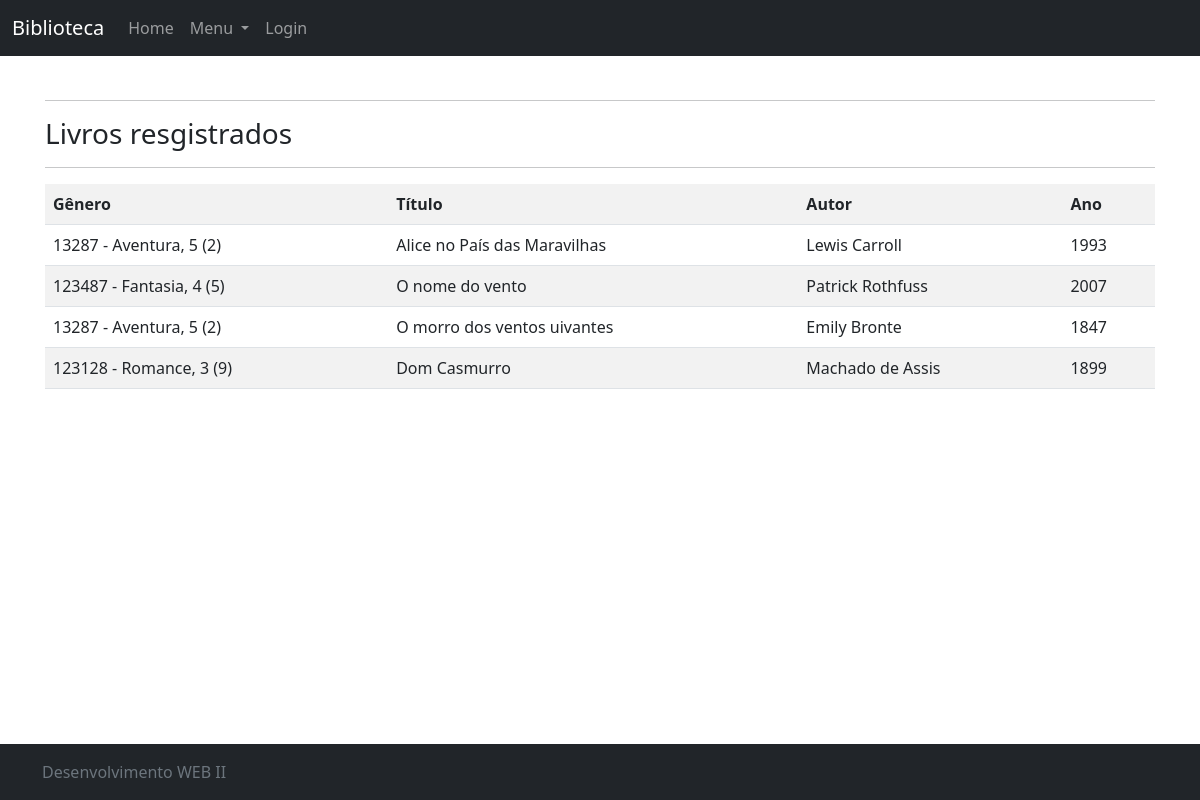
Page /listar/livro/ on the earlier database version.
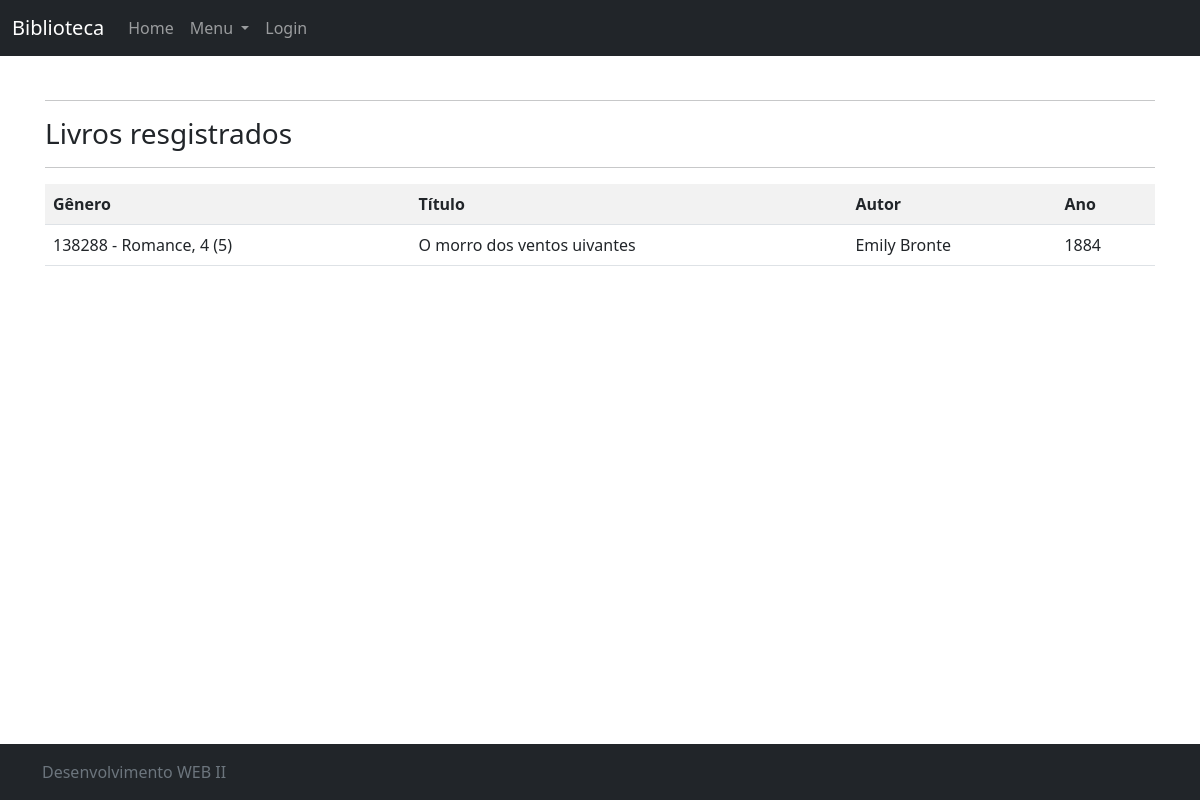
Same page on the later database version.
### Cadastro/models.py (models this page shows, shortened)
class Livro(models.Model):
    local = models.ForeignKey(Local, on_delete=models.PROTECT)
    titulo = models.CharField(max_length=80, verbose_name="Título")
    autor = models.CharField(max_length=50)
    ano = models.IntegerField()

class Local(models.Model):
    codigo = models.CharField(max_length=6, primary_key=True, verbose_name="Código")
    descricao = models.CharField(max_length=50, verbose_name="Gênero")
    corredor = models.IntegerField()
    estante = models.IntegerField()
    def __str__(self):
        return "{} - {}, {} ({})".format(self.codigo, self.descricao, self.corredor, self.estante)

### Cadastro/views.py (the view)
# urls.py: path('listar/livro/', LivroList.as_view(), name='listar-livro'),
class LivroList(ListView):
    login_url = reverse_lazy('login')
    model = Livro
    template_name = 'Cadastro/listaLivro.html'

### Cadastro/templates/Cadastro/listaLivro.html (shortened to what this page needs)
{% extends 'Pages/modelo.html' %}
{% load static %}
{% block conteudo %}
    <hr>
    <h3>Livros resgistrados</h3>
    <hr>
    <div class="table table-reponsive">
        <table class="table table-striped">
            <tr>
                <th>Gênero</th>
                <th>Título</th>
                <th>Autor</th>
                <th>Ano</th>
            </tr>
            {% for livro in object_list %}
            <tr>
                <td>{{ livro.local }}</td>
                <td>{{ livro.titulo }}</td>
                <td>{{ livro.autor }}</td>
                <td>{{ livro.ano }}</td>
            </tr>
            {% empty %}
            <tr>
                <td colspan="3">Nenhum livro cadastrado</td>
            </tr>
            {% endfor %}
        </table>
    </div>
{% endblock %}

### Pages/templates/Pages/modelo.html (shortened to what this page needs)
{% load static %}
<!doctype html>
<html lang="pt-br" class="h-100">
  <head>
    <link href="{% static 'css/bootstrap.min.css' %}" rel="stylesheet">
    <link rel="stylesheet" href="{% static 'css/style.css' %}">
  </head>
  <body class="d-flex flex-column h-100">
<header>
  <nav class="navbar navbar-expand-md navbar-dark fixed-top bg-dark">
    <div class="container-fluid">
      <a class="navbar-brand" href="#">Biblioteca</a>
      <div class="collapse navbar-collapse" id="navbarCollapse">
        <ul class="navbar-nav me-auto mb-2 mb-md-0">
          <li class="nav-item">
            <a class="nav-link" aria-current="page" href="{% url 'home' %}">Home</a>
          </li>
          {% if request.user.is_authenticated %}
          <li class="nav-item dropdown">
            <a class="nav-link dropdown-toggle" href="#" id="navbarDropdown" role="button" data-bs-toggle="dropdown" aria-expanded="false">
              Menu
            </a>
            <ul class="dropdown-menu" aria-labelledby="navbarDropdown">
              <li><a class="dropdown-item" href="{% url 'listar-livro' %}">Livro</a></li>
              <li><a class="dropdown-item" href="{% url 'listar-local' %}">Gênero</a></li>
              <li><a class="dropdown-item" href="{% url 'listar-artigo' %}">Artigo</a></li>
              <li><a class="dropdown-item" href="{% url 'listar-computer' %}">Computadores</a></li>
              <li><a class="dropdown-item" href="{% url 'registrar' %}">Novo Usuário</a></li>
            </ul>
          </li>
          {% else %}
          <li class="nav-item dropdown">
            <a class="nav-link dropdown-toggle" href="#" id="navbarDropdown" role="button" data-bs-toggle="dropdown" aria-expanded="false">
              Menu
            </a>
          </li>
          {% endif %}
          {% if request.user.is_authenticated %}
          <!--Usuario (Dropdown)
          <li class="nav-item dropdown">
            <a class="nav-link dropdown-toggle" href="#" id="navbarDropdown" role="button" data-bs-toggle="dropdown" aria-expanded="false">
              Usuário
            </a>
                <li><hr class="dropdown-divider"></li>
              <li><a class="dropdown-item" href="{% url 'logout' %}">Sair</a></li>
            </ul>
          </li>-->
          <li class="nav-item">
            <a class="nav-link" href="{% url 'logout' %}">Sair</a>
          </li>
          {% else %}
          <li class="nav-item">
            <a class="nav-link" href="{% url 'login' %}">Login</a>
          </li>
          {% endif %}
        </ul>
      </div>
    </div>
  </nav>
</header>
<main class="flex-shrink-0">
  <div class="container">
    <br>
    {% block conteudo %}{% endblock %}
    </div>
</main>
<footer class="footer mt-auto py-3 bg-dark">
  <div class="container">
    <span class="text-muted">Desenvolvimento WEB II</span>
  </div>
</footer>
  </body>
</html>

### static/css/style.css (style rules this page uses)
body { background-color: white; }
main > .container { padding: 60px 15px 0; }

Differences in the rows shown:
removed Livro: local "123487 - Fantasia, 4 (5)", titulo "O nome do vento", autor "Patrick Rothfuss", ano "2007"
removed Livro: local "13287 - Aventura, 5 (2)", titulo "O morro dos ventos uivantes", autor "Emily Bronte", ano "1847"
removed Livro: local "123128 - Romance, 3 (9)", titulo "Dom Casmurro", autor "Machado de Assis", ano "1899"
changed Livro: local "13287 - Aventura, 5 (2)" → "138288 - Romance, 4 (5)"; titulo "Alice no País das Maravilhas" → "O morro dos ventos uivantes"; autor "Lewis Carroll" → "Emily Bronte"; ano "1993" → "1884"
